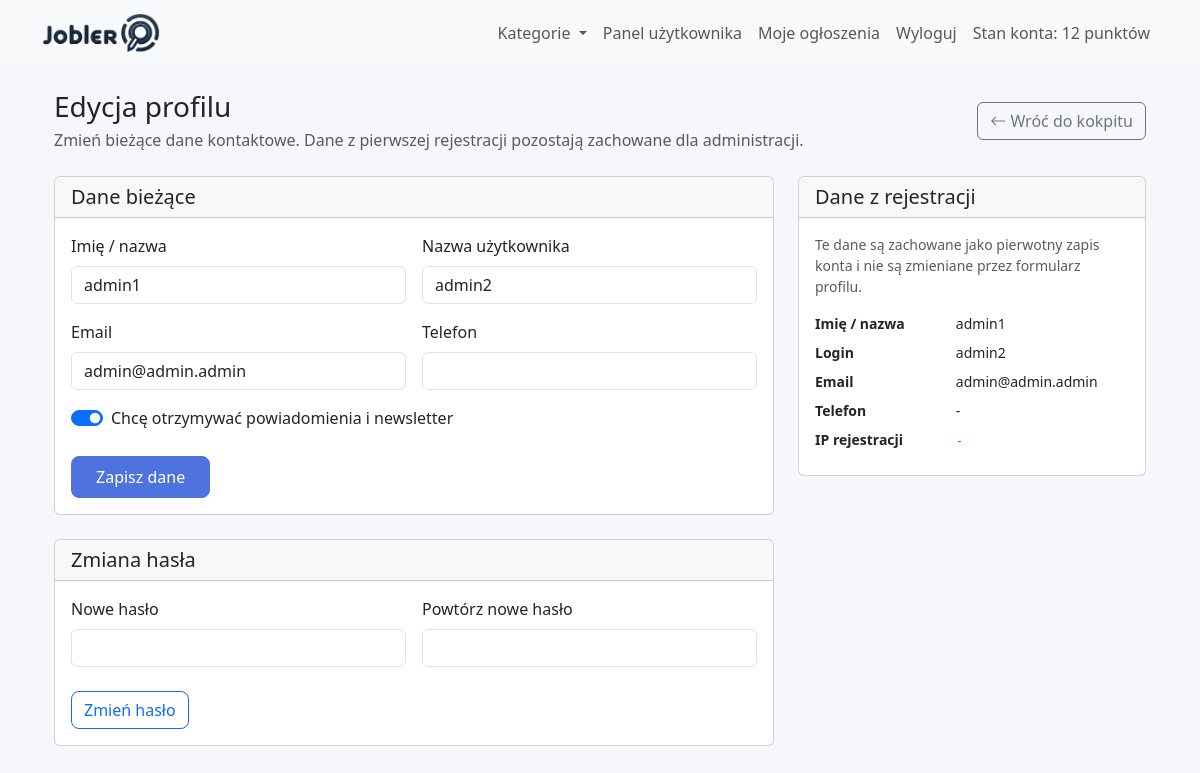
/views/user/edit_profile.php (signed in), run on the app's committed database.
### tables this page shows
CREATE TABLE `users` (
  `id` int(11) NOT NULL,
  `email` varchar(255) NOT NULL,
  `password` varchar(255) NOT NULL,
  `role` enum('user','executor','admin') NOT NULL DEFAULT 'user',
  `created_at` timestamp NOT NULL DEFAULT current_timestamp(),
  `email_verified_at` datetime DEFAULT NULL,
  `last_login` datetime DEFAULT NULL,
  `last_activity` datetime DEFAULT NULL,
  `name` varchar(255) NOT NULL,
  `username` varchar(255) NOT NULL,
  `updated_at` timestamp NOT NULL DEFAULT current_timestamp() ON UPDATE current_timestamp(),
  `registration_ip` varchar(45) DEFAULT NULL,
  `user_agent` varchar(500) DEFAULT NULL,
  `last_login_ip` varchar(45) DEFAULT NULL,
  `status` enum('active','inactive') DEFAULT 'active',
  `phone` varchar(15) DEFAULT NULL,
  `account_balance` int(11) NOT NULL DEFAULT 0,
  `avatar` varchar(255) DEFAULT NULL,
  `need_change` tinyint(1) NOT NULL DEFAULT 0,
  `newsletter_subscription` tinyint(1) DEFAULT 0,
  `original_email` varchar(255) DEFAULT NULL,
  `original_name` varchar(255) DEFAULT NULL,
  `original_username` varchar(255) DEFAULT NULL,
  `original_phone` varchar(50) DEFAULT NULL,
  `profile_updated_at` datetime DEFAULT NULL
);

### models/Database.php (called while the page is built, shortened)
<?php
class Database {
    private static $pdo;
    public static function getConnection() {
        if (self::$pdo == null) {
            try {
                self::$pdo = new PDO(
                    'mysql:host=localhost;dbname=jobler',
                    'root',
                    ''
                );
                self::$pdo->setAttribute(PDO::ATTR_ERRMODE, PDO::ERRMODE_EXCEPTION);
                self::$pdo->setAttribute(PDO::ATTR_DEFAULT_FETCH_MODE, PDO::FETCH_ASSOC);
            } catch (PDOException $e) {
                die("Connection failed: " . $e->getMessage());
            }
        }
        return self::$pdo;
    }
}
?>

### models/User.php (called while the page is built, shortened)
<?php
include_once(__DIR__ . '/Database.php');
class User {
    private $pdo;
    public function __construct() {
        $this->pdo = Database::getConnection();
        $this->ensureProfileColumns();
    }
    private function ensureProfileColumns() {
        $columns = [
            'original_email' => "ALTER TABLE users ADD COLUMN original_email VARCHAR(255) DEFAULT NULL",
            'original_name' => "ALTER TABLE users ADD COLUMN original_name VARCHAR(255) DEFAULT NULL",
            'original_username' => "ALTER TABLE users ADD COLUMN original_username VARCHAR(255) DEFAULT NULL",
            'original_phone' => "ALTER TABLE users ADD COLUMN original_phone VARCHAR(50) DEFAULT NULL",
            'profile_updated_at' => "ALTER TABLE users ADD COLUMN profile_updated_at DATETIME DEFAULT NULL",
        ];
        $stmt = $this->pdo->query("SHOW COLUMNS FROM users");
        $existingColumns = $stmt ? $stmt->fetchAll(PDO::FETCH_COLUMN) : [];
        $this->pdo->exec("
            UPDATE users
            SET original_email = COALESCE(original_email, email),
                original_name = COALESCE(original_name, name),
                original_username = COALESCE(original_username, username),
                original_phone = COALESCE(original_phone, phone)
            WHERE original_email IS NULL
               OR original_name IS NULL
               OR original_username IS NULL
               OR original_phone IS NULL
        ");
    }
public function getUserById($userId) {
    $sql = "SELECT id, email, name, role, created_at, updated_at, registration_ip,
                   last_login_ip, status, account_balance, last_login,
                   email_verified_at, username, phone, need_change, avatar, newsletter_subscription,
                   user_agent, original_email, original_name, original_username, original_phone, profile_updated_at
            FROM users WHERE id = :user_id";
    $stmt = $this->pdo->prepare($sql);
    $stmt->bindParam(':user_id', $userId);
    $stmt->execute();
    return $stmt->fetch(PDO::FETCH_ASSOC);
}
}
?>

### views/user/edit_profile.php (the view, shortened to what this page needs)
<?php
include_once('../../models/User.php');
include_once('../../models/Database.php');
$userId = (int)$_SESSION['user_id'];
$userModel = new User();
$user = $userModel->getUserById($userId);
include('../partials/header.php');
?>
<div class="container">
    <div class="d-flex flex-wrap justify-content-between align-items-center gap-3 mb-4">
        <div>
            <h1 class="h3 mb-1">Edycja profilu</h1>
            <p class="text-muted mb-0">Zmień bieżące dane kontaktowe. Dane z pierwszej rejestracji pozostają zachowane dla administracji.</p>
        </div>
        <a href="dashboard.php" class="btn btn-outline-secondary"><i class="bi bi-arrow-left"></i> Wróć do kokpitu</a>
    </div>
    <div class="row g-4">
        <div class="col-lg-8">
            <div class="card">
                <div class="card-header">
                    <h2 class="h5 mb-0">Dane bieżące</h2>
                </div>
                <div class="card-body">
                    <form method="POST">
                        <div class="row g-3">
                            <div class="col-md-6">
                                <label class="form-label">Imię / nazwa</label>
                                <input type="text" name="name" class="form-control" value="<?= htmlspecialchars($user['name'] ?? '') ?>" required>
                            </div>
                            <div class="col-md-6">
                                <label class="form-label">Nazwa użytkownika</label>
                                <input type="text" name="username" class="form-control" value="<?= htmlspecialchars($user['username'] ?? '') ?>" required>
                            </div>
                            <div class="col-md-6">
                                <label class="form-label">Email</label>
                                <input type="email" name="email" class="form-control" value="<?= htmlspecialchars($user['email'] ?? '') ?>" required>
                            </div>
                            <div class="col-md-6">
                                <label class="form-label">Telefon</label>
                                <input type="text" name="phone" class="form-control" value="<?= htmlspecialchars($user['phone'] ?? '') ?>" maxlength="15">
                            </div>
                            <div class="col-12">
                                <div class="form-check form-switch">
                                    <input class="form-check-input" type="checkbox" name="newsletter_subscription" value="1" id="newsletter" <?= !empty($user['newsletter_subscription']) ? 'checked' : '' ?>>
                                    <label class="form-check-label" for="newsletter">Chcę otrzymywać powiadomienia i newsletter</label>
                                </div>
                            </div>
                        </div>
                        <button type="submit" class="btn btn-primary mt-4">Zapisz dane</button>
                    </form>
                </div>
            </div>
            <div class="card mt-4">
                <div class="card-header">
                    <h2 class="h5 mb-0">Zmiana hasła</h2>
                </div>
                <div class="card-body">
                    <form method="POST">
                        <div class="row g-3">
                            <div class="col-md-6">
                                <label class="form-label">Nowe hasło</label>
                                <input type="password" name="password" class="form-control" minlength="8" autocomplete="new-password" required>
                            </div>
                            <div class="col-md-6">
                                <label class="form-label">Powtórz nowe hasło</label>
                                <input type="password" name="password_repeat" class="form-control" minlength="8" autocomplete="new-password" required>
                            </div>
                        </div>
                        <button type="submit" class="btn btn-outline-primary mt-4">Zmień hasło</button>
                    </form>
                </div>
            </div>
        </div>
        <div class="col-lg-4">
            <div class="card">
                <div class="card-header">
                    <h2 class="h5 mb-0">Dane z rejestracji</h2>
                </div>
                <div class="card-body">
                    <p class="text-muted small">Te dane są zachowane jako pierwotny zapis konta i nie są zmieniane przez formularz profilu.</p>
                    <dl class="row small mb-0">
                        <dt class="col-5">Imię / nazwa</dt>
                        <dd class="col-7"><?= htmlspecialchars($user['original_name'] ?? '-') ?></dd>
                        <dt class="col-5">Login</dt>
                        <dd class="col-7"><?= htmlspecialchars($user['original_username'] ?? '-') ?></dd>
                        <dt class="col-5">Email</dt>
                        <dd class="col-7"><?= htmlspecialchars($user['original_email'] ?? '-') ?></dd>
                        <dt class="col-5">Telefon</dt>
                        <dd class="col-7"><?= htmlspecialchars($user['original_phone'] ?: '-') ?></dd>
                        <dt class="col-5">IP rejestracji</dt>
                        <dd class="col-7"><code><?= htmlspecialchars($user['registration_ip'] ?? '-') ?></code></dd>
                    </dl>
                </div>
            </div>
        </div>
    </div>
</div>
<?php include('../partials/footer.php'); ?>

### css/style.css (style rules this page uses)
:root { --primary-color: #4e73df; --secondary-color: #f8f9fc; --accent-color: #36b9cc; --text-dark: #5a5c69; --border-radius: 12px; }
body { background-color: #f5f7fb; font-family: 'Segoe UI', Tahoma, Geneva, Verdana, sans-serif; }
.btn-primary { background-color: var(--primary-color); border-color: var(--primary-color); border-radius: 8px; padding: 0.5rem 1.5rem; }
.btn-outline-primary { border-radius: 8px; }

### data on the page
users: name "admin1", username "admin2", email "admin@admin.admin", newsletter_subscription "☑", original_name "admin1", original_username "admin2", original_email "admin@admin.admin", original_phone "-", registration_ip "-"

### other printed values
$_SESSION['user_account_balance'] "12"
